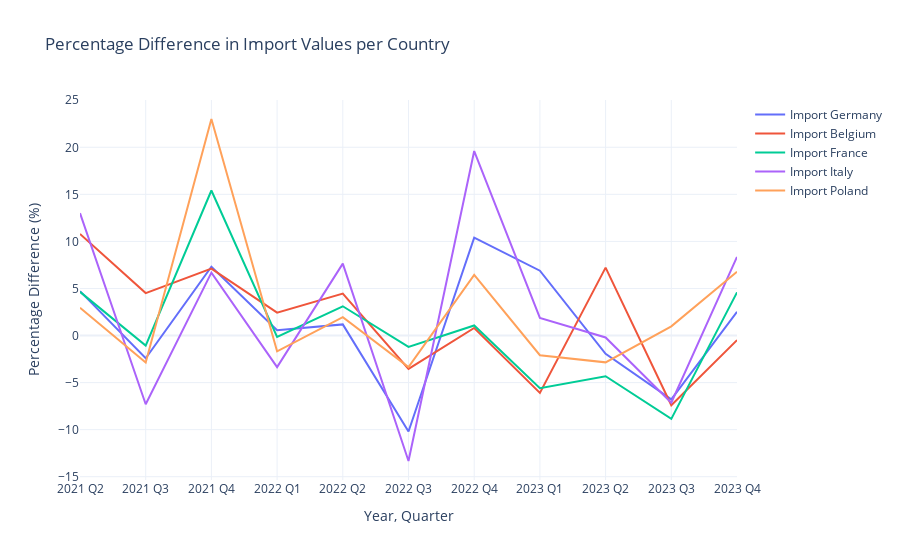

The cell this chart's notebook holds for it:
### Code cell
import plotly.graph_objects as go
from plotly.subplots import make_subplots

# Create a line plot for each country
fig = make_subplots(specs=[[{"secondary_y": False}]])

# Add a line for each country's import percentage difference
for col in df_qoq.columns[1:]:  # Skip the "Year, Quarter" column
    fig.add_trace(
        go.Scatter(x=df_qoq["Year, Quarter"], y=df_qoq[col], mode='lines', name=col)
    )

# Update layout
fig.update_layout(
    title="Percentage Difference in Import Values per Country",
    xaxis_title="Year, Quarter",
    yaxis_title="Percentage Difference (%)",
    template="plotly_white"
)

# Show the plot
fig.show()

### Figure 1 — Plotly figure (JSON) as saved in the notebook; plotly's stock layout.template omitted (floating-point values rounded to 4 significant figures)
{"data": [{"mode": "lines", "name": "Import Germany", "type": "scatter", "x": ["2021 Q2", "2021 Q3", "2021 Q4", "2022 Q1", "2022 Q2", "2022 Q3", "2022 Q4", "2023 Q1", "2023 Q2", "2023 Q3", "2023 Q4"], "y": [4.711, -2.414, 7.309, 0.5589, 1.181, -10.2, 10.4, 6.891, -1.944, -6.772, 2.516]}, {"mode": "lines", "name": "Import Belgium", "type": "scatter", "x": ["2021 Q2", "2021 Q3", "2021 Q4", "2022 Q1", "2022 Q2", "2022 Q3", "2022 Q4", "2023 Q1", "2023 Q2", "2023 Q3", "2023 Q4"], "y": [10.8, 4.509, 7.107, 2.429, 4.453, -3.544, 0.8037, -6.093, 7.216, -7.41, -0.4887]}, {"mode": "lines", "name": "Import France", "type": "scatter", "x": ["2021 Q2", "2021 Q3", "2021 Q4", "2022 Q1", "2022 Q2", "2022 Q3", "2022 Q4", "2023 Q1", "2023 Q2", "2023 Q3", "2023 Q4"], "y": [4.638, -1.064, 15.41, -0.1553, 3.11, -1.207, 1.069, -5.589, -4.32, -8.863, 4.587]}, {"mode": "lines", "name": "Import Italy", "type": "scatter", "x": ["2021 Q2", "2021 Q3", "2021 Q4", "2022 Q1", "2022 Q2", "2022 Q3", "2022 Q4", "2023 Q1", "2023 Q2", "2023 Q3", "2023 Q4"], "y": [13.0, -7.301, 6.683, -3.356, 7.639, -13.33, 19.6, 1.867, -0.2037, -7.143, 8.352]}, {"mode": "lines", "name": "Import Poland", "type": "scatter", "x": ["2021 Q2", "2021 Q3", "2021 Q4", "2022 Q1", "2022 Q2", "2022 Q3", "2022 Q4", "2023 Q1", "2023 Q2", "2023 Q3", "2023 Q4"], "y": [2.95, -2.865, 23.01, -1.679, 1.951, -3.349, 6.436, -2.093, -2.85, 0.978, 6.78]}], "layout": {"title": {"text": "Percentage Difference in Import Values per Country"}, "xaxis": {"anchor": "y", "domain": [0, 1], "title": {"text": "Year, Quarter"}}, "yaxis": {"anchor": "x", "domain": [0, 1], "title": {"text": "Percentage Difference (%)"}}}}
